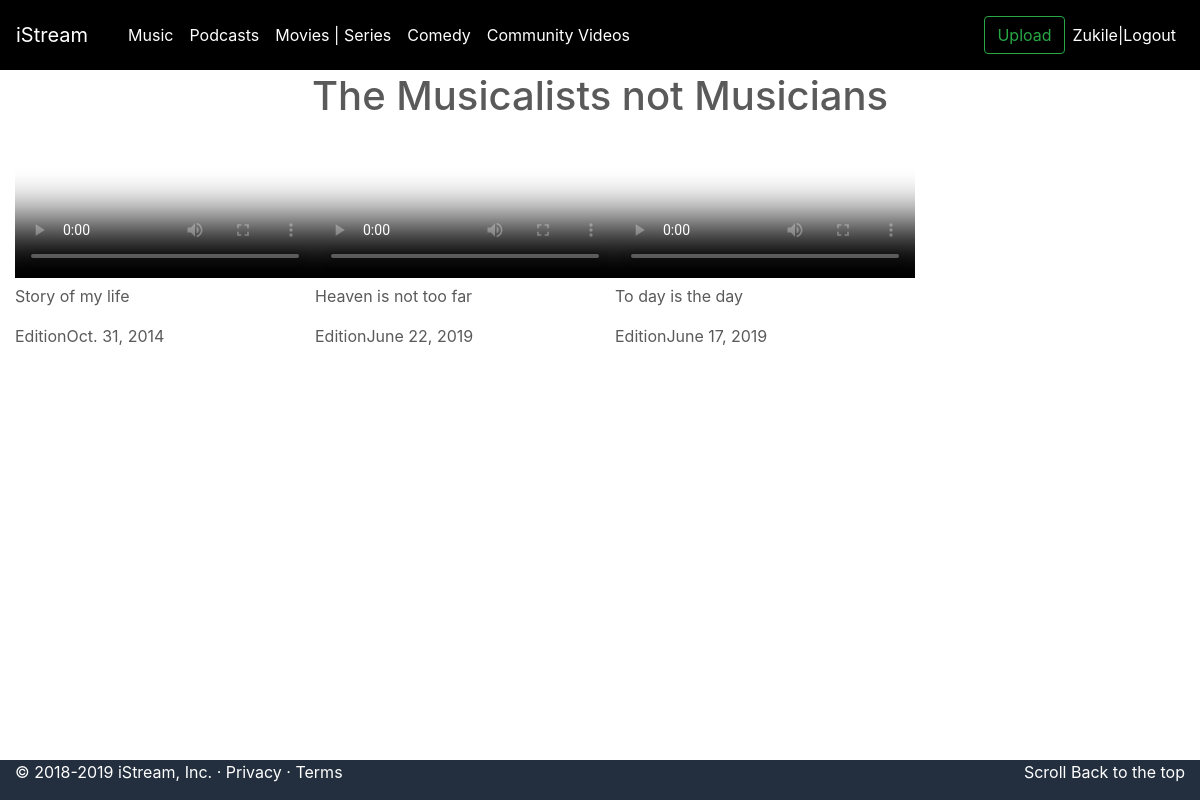
/music (signed in), run on an earlier commit of the app's database.
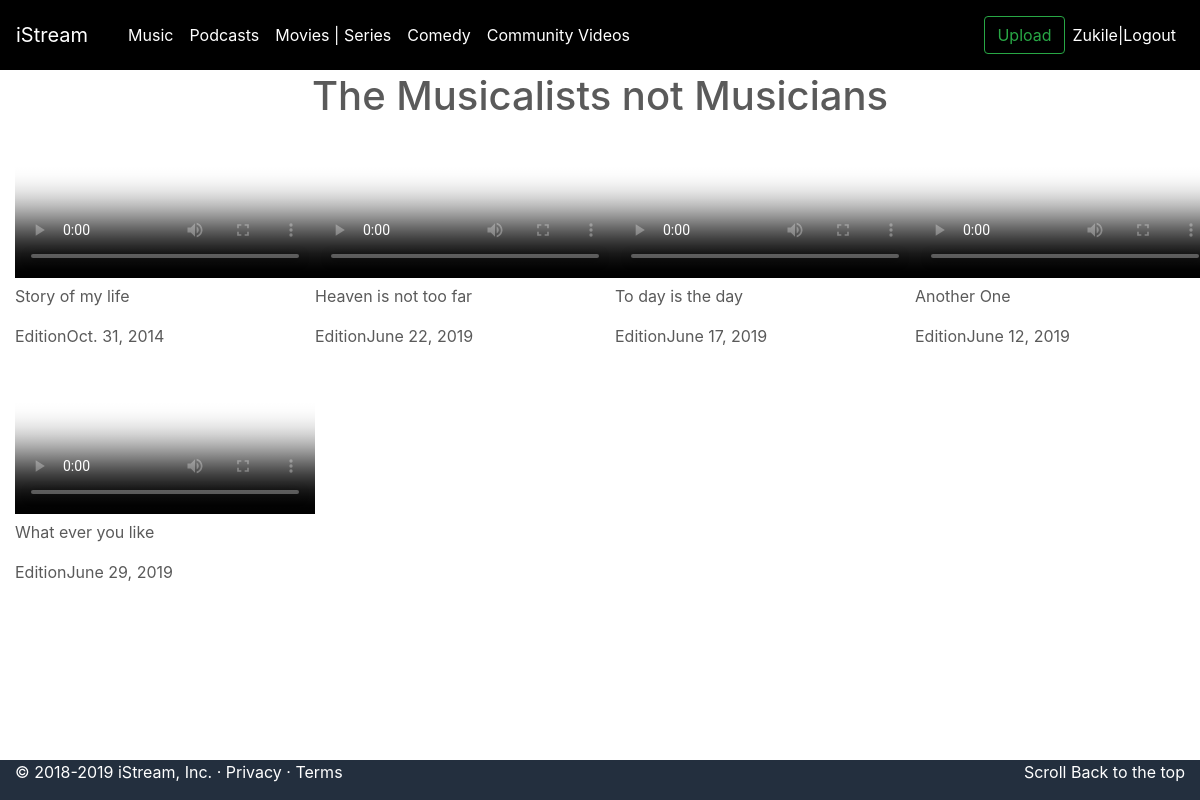
And on a later commit of the database.
### entertainments/models.py (models this page shows, shortened)
class Music(models.Model):
    song_title = models.CharField(max_length=250)
    artist = models.CharField(max_length=250)
    released_date = models.DateField()
    distribution_rights = models.TextField()
    music_genre = models.CharField(choices=SONG_CHOICES, default='GENERIC', max_length=60)
    cover_image = models.ImageField(upload_to='images/',validators=[image_validation_extension])
    song = models.FileField(upload_to='audios/',validators=[video_validation_extention])#from validators.py

### entertainments/views.py (the view)
# urls.py: path("music", views.music, name="music"),
@login_required(login_url='accounts:login')
def music(request):
    context = {
        "musics": Music.objects.all()
    }
    return render(request, "entertainments/music.html", context)

### entertainments/templates/entertainments/music.html (shortened to what this page needs)
{% extends 'ads/base.html'%}
{% block content %}
<link href="https://vjs.zencdn.net/7.5.5/video-js.css" rel="stylesheet">
<br>
<h1>The Musicalists not Musicians</h1>
<div class="container-fluid">
    <div class="row">
        {% for music in musics %}
        <div class="col-sm-3">
<video id='my-video' class='video-js' controls preload='auto'
poster='{{ music.cover_image.url }}' data-setup='{}'>
  <source src='{{ music.song.url }}' type='video/mp4'>
</video>
<p>{{ music.song_title }}</p>
<p>Edition{{ music.released_date}}</p>
</div>
{% endfor %}
</div>
</div>
{% endblock content%}

What changed in the data, as far as the page shows it:
added Music: song_title "Another One", released_date "June 12, 2019"
added Music: song_title "What ever you like", released_date "June 29, 2019"
